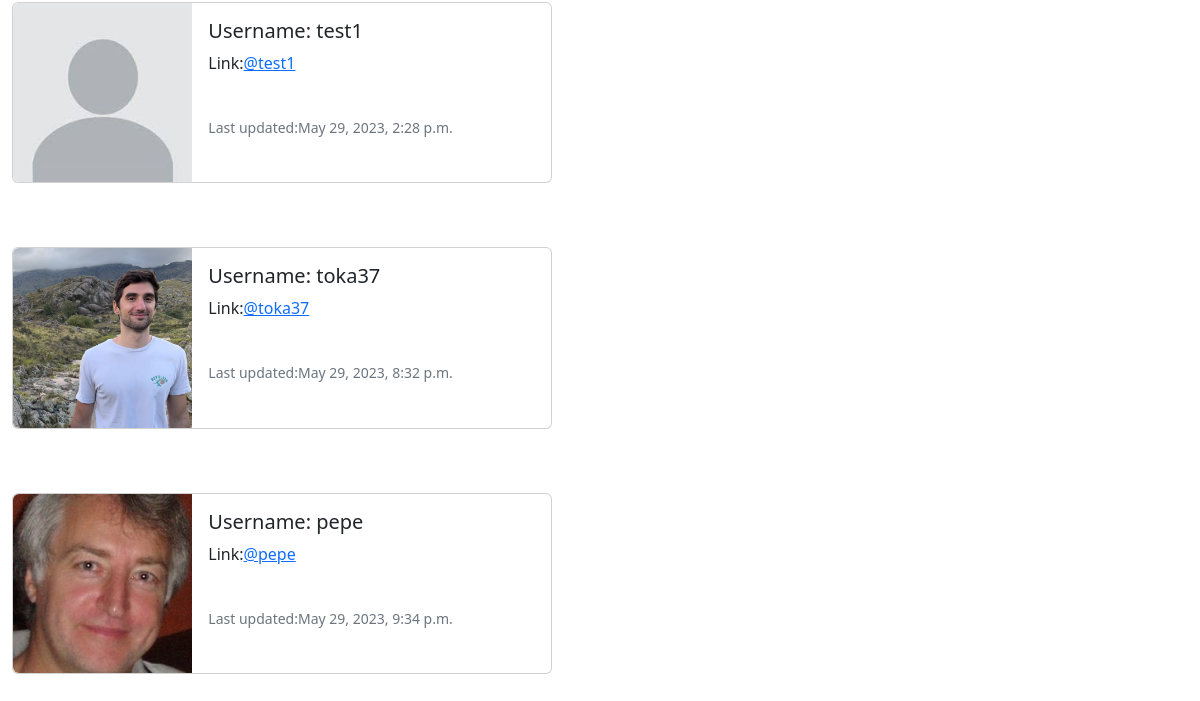
Page /profile_list (signed in, lower part) on the earlier database version.
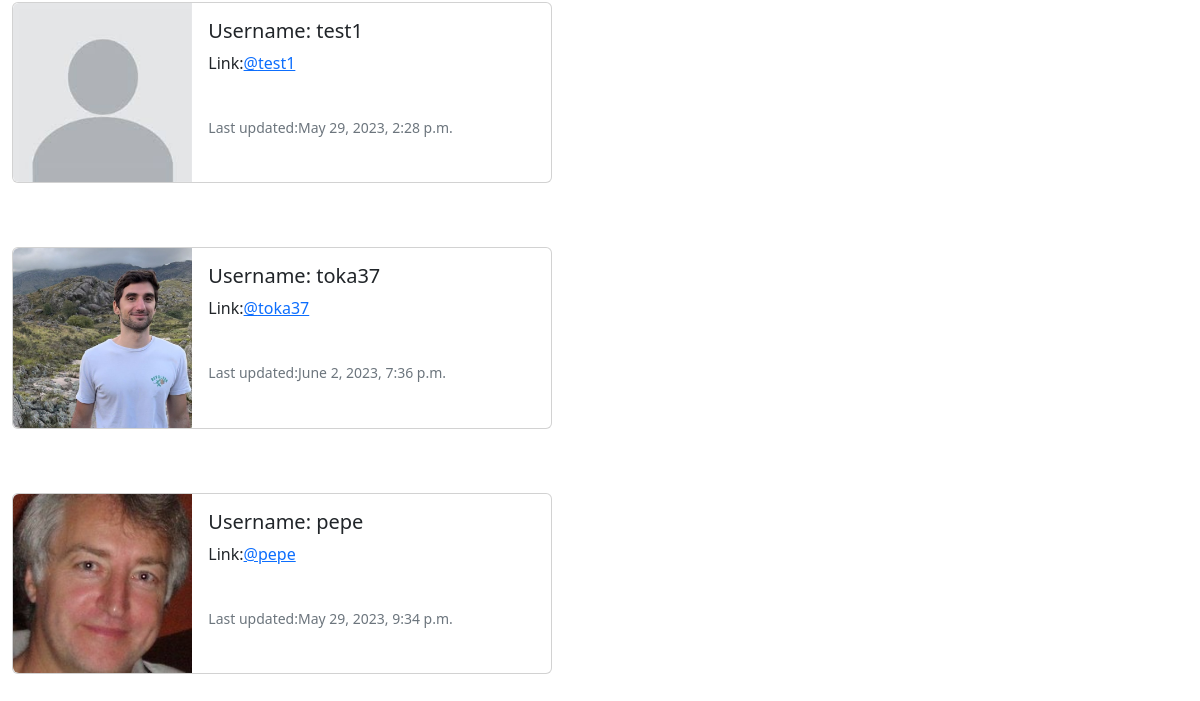
Same page on the later database version.
### musker/models.py (models this page shows)
class Profile(models.Model):
	user = models.OneToOneField(User, on_delete=models.CASCADE)
	follows = models.ManyToManyField("self",related_name="followed_by",symmetrical=False,blank=True)
	date_modified = models.DateTimeField(User, auto_now=True)
	profile_image = models.ImageField(null=True,blank=True, upload_to="images/")
	profile_bio = models.CharField(null=True,blank=True,max_length=100)
	homepage_link =models.CharField(null=True,blank=True,max_length=100)
	instagram_link =models.CharField(null=True,blank=True,max_length=100)
	linkedin_link =models.CharField(null=True,blank=True,max_length=100)
	def __str__(self):
		return self.user.username

### musker/views.py (the view)
# urls.py: path('profile_list',views.profile_list, name='profile_list'),
def profile_list(request):
    if request.user.is_authenticated:
        profiles = Profile.objects.exclude(user=request.user)
        return render(request, 'profile_list.html',{"profiles":profiles})
    else:
        messages.success(request,("You must be logged."))
        return redirect('home')

### musker/templates/profile_list.html (shortened to what this page needs)
{% extends 'base.html' %}
{%load static%}
{% block content %}
<br/>
{%if profiles %}
   {%for profiles in profiles%}
    <div class="card mb-3" style="max-width: 540px;">
      <div class="row g-0">
        <div class="col-md-4">
          {%if profiles.profile_image%}
          <img src="{{ profiles.profile_image.url }}" width=200 height=200 class="img-fluid rounded-start" alt="{{profile.user.username}}">
          {%else%}
          <img src="{%static 'images/default-picture.jpeg'%}" class="img-fluid rounded-start" alt="Profile picture">
          {%endif%}
        </div>
        <div class="col-md-8">
          <div class="card-body">
            <h5 class="card-title">Username: {{ profiles.user.username }}</h5>
            <p class="card-text">Link:<a href="{%url 'profile' profiles.user.id%}">@{{profiles.user.profile|lower}}</a> </p>
            <br/>
            <p class="card-text"><small class="text-muted">Last updated:{{profiles.date_modified}}</small></p>
          </div>
        </div>
      </div>
    </div>
       <br/>
       <br/>
   {%endfor%}
{%endif%}
{%endblock%}

Differences in the rows shown:
changed Profile "toka37": date_modified "May 29, 2023, 8:32 p.m." → "June 2, 2023, 7:36 p.m."
